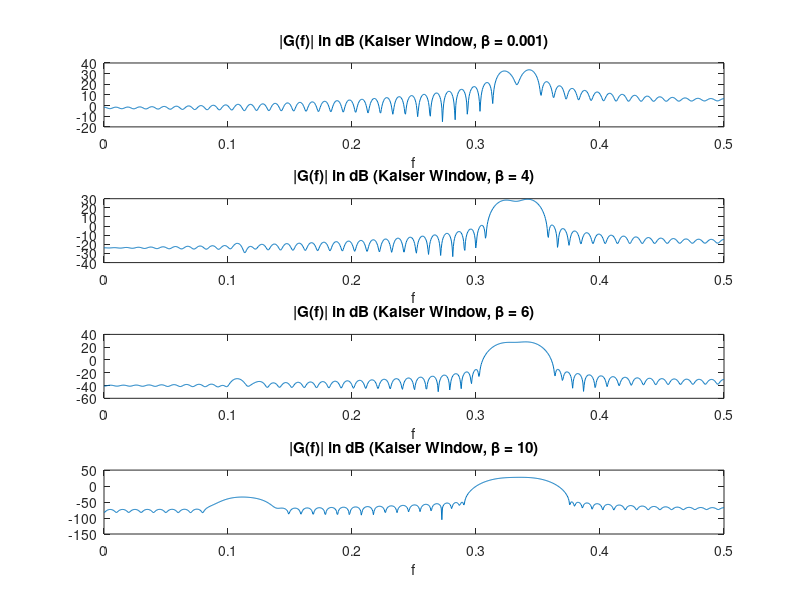

Reproduce this figure in MATLAB.
close all
clear

load signal2.txt;
x = signal2;
N = length(x);
X = fft(x, 128);

g1 = x .* kaiser(N,.001);
g4 = x .* kaiser(N,4);
g6 = x .* kaiser(N,6);
g10 = x .* kaiser(N,10);
G1 = fft(g1, 2048);
G4 = fft(g4, 2048);
G6 = fft(g6, 2048);
G10 = fft(g10, 2048);
subplot(4,1,1)
plot(0:1/2048:1/2,20*log10(abs(G1(1:2048/2+1))))
title('|G(f)| in dB (Kaiser Window, \beta = 0.001)')
xlabel('f')
subplot(4,1,2)
plot(0:1/2048:1/2,20*log10(abs(G4(1:2048/2+1))))
title('|G(f)| in dB (Kaiser Window, \beta = 4)')
xlabel('f')
subplot(4,1,3)
plot(0:1/2048:1/2,20*log10(abs(G6(1:2048/2+1))))
title('|G(f)| in dB (Kaiser Window, \beta = 6)')
xlabel('f')
subplot(4,1,4)
plot(0:1/2048:1/2,20*log10(abs(G10(1:2048/2+1))))
title('|G(f)| in dB (Kaiser Window, \beta = 10)')
xlabel('f')